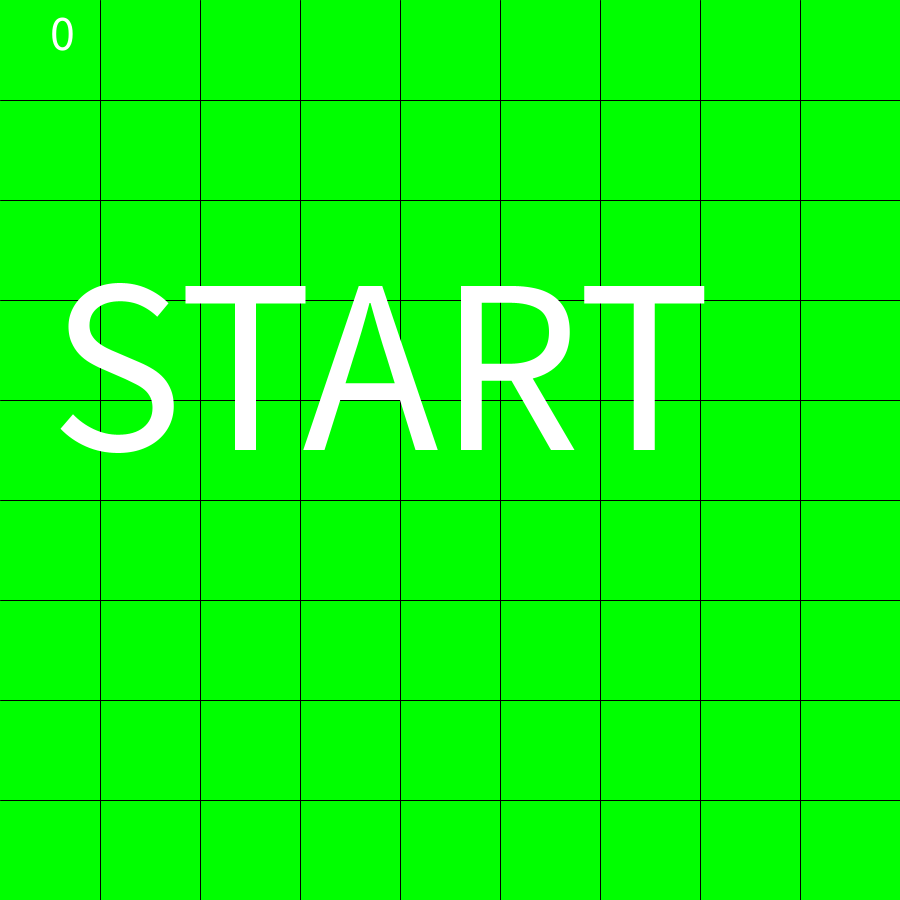
Frame 1 (no input)
Frame 60 (the mouse pressed at the canvas centre just before this capture): identical to frame 1, image omitted
Frame 120 (the mouse held since frame 60 and released just before this capture): identical to frame 1, image omitted

The Processing sketch that drew this single still picture (run headless with seeded random() and noise(); from frame 60 on, the mouse is pressed at the canvas centre):

// Processing sketch: highlow
// ── highlow.pde
int open1;
int open2;
int mode = 0;
final int HIGH = 9;
final int NOGAME = 5;
final int LOW = 1;
int highlow = LOW;
int ans;
int coin = 10;
int bet = 0;


void setup(){
  size(900,900);
}



void draw(){
  background(0,255,0);
  
  line(0,100,900,100);
  line(0,200,900,200);
  line(0,300,900,300);
  line(0,400,900,400);
  line(0,500,900,500);
  line(0,600,900,600);
  line(0,700,900,700);
  line(0,800,900,800);
  line(100,0,100,900);
  line(200,0,200,900);
  line(300,0,300,900);
  line(400,0,400,900);
  line(500,0,500,900);
  line(600,0,600,900);
  line(700,0,700,900);
  line(800,0,800,900);
  
  switch(mode){
    case 0://OP
    textSize(50);
    text(mode,50,50);
    textSize(250);
      text("START",50,450);

    break;
    
    case 1://Deck111111111111111111111111111111111111111111111111111111111111111111111111111111111111111
    text(mode,50,50);
      textSize(50);
      text("coin",700,50);
      text(coin,700,100);
      fill(255,0,0);
      rect(650,200,200,300); //deck
      
      cardline();
      
      noFill();
      fill(100,0,0);
      ellipse(150,550,100,100);
      fill(0,0,100);
      textSize(50);
      text("Bet",110,570);
      fill(0);
      text("×" + bet,100,650);
    break;
    
    case 2://First and choise2222222222222222222222222222222222222222222222222222222222222222222222222222222222222
    text(mode,50,50);
      textSize(50);
      text("coin",700,50);
      text(coin,700,100);
      fill(100,0,0);
      rect(650,200,200,300);//deck
      cardline();
      
      fill(100,100,0);
      rect(300,100,300,500);
      fill(0);
      textSize(200);
      if(open1 == 10){
        text(open1,320,420);
      }else if(open1 == 11){
        text("J",450,420);
      }else if(open1 == 12){
        text("Q",380,420);
      }else if(open1 == 13){
        text("K",380,420);
      }else{
        text(open1,380,420);
      }

      fill(255,0,0);
      rect(200,700,200,100);
      rect(500,700,200,100);
      fill(0);
      textSize(100);
      text("high",192,780);
      text("low",520,780);
     
      betting();
      
      fill(255,0,0);
      ellipse(150,550,100,100);
      fill(0,0,255);
      textSize(50);
      text("Bet",110,570);
      fill(0);
      text("×" + bet,100,650);
      triangle(100,500,0,550,100,600);
      triangle(200,500,300,550,200,600);
      
    break;
    
    case 3://after choise33333333333333333333333333333333333333333333333333333333333333333333333333333
    text(mode,50,50);
      textSize(50);
      text("coin",700,50);
      text(coin,700,100);
      fill(255,0,0);
      rect(650,200,200,300); //deck
      cardline();
      fill(100,100,0);
      rect(50,50,200,300);
      fill(0);    
      textSize(150);
      if(open1 == 10){
        text(open1,50,250);
      }else if(open1 == 11){
        text("J",100,250);
      }else if(open1 == 12){
        text("Q",100,250);
      }else if(open1 == 13){
        text("K",100,250);
      }else{
        text(open1,100,250);
      }
      noFill();
      if(highlow == HIGH){
        text("high",300,800);
      }else if(highlow == LOW){
        text("low",320,800);
      }
      
      betting();
      
      fill(255,0,0);
      ellipse(150,550,100,100);
      fill(0,0,255);
      textSize(50);
      text("Bet",110,570);
      fill(0);
      text("×" + bet,100,650);
      triangle(100,500,0,550,100,600);
      triangle(200,500,300,550,200,600);
      
    break;
    
    case 4://Second and anser44444444444444444444444444444444444444444444444444444444444444444444444444
    text(mode,50,50);
      textSize(50);
      text("coin",700,50);
      text(coin,700,100);
      fill(100,0,0);
      rect(650,200,200,300); //deck
      cardline();
      fill(100,100,0);
      rect(50,50,200,300);
      fill(0);
      textSize(150);
      if(open1 == 10){
        text(open1,70,250);
      }else if(open1 == 11){
        text("J",100,250);
      }else if(open1 == 12){
        text("Q",100,250);
      }else if(open1 == 13){
        text("K",100,250);
      }else{
        text(open1,100,250);
      }
      noFill();
      if(highlow == HIGH){
        text("high",300,800);
      }else if(highlow == LOW){
        text("low",320,800);
      }
      fill(100,100,0);
      rect(300,100,300,500);
      fill(0);
      textSize(200);
      if(open2 == 10){
        text(open2,320,420);
      }else if(open2 == 11){
        text("J",450,420);
      }else if(open2 == 12){
        text("Q",380,420);
      }else if(open2 == 13){
        text("K",380,420);
      }else{
        text(open2,380,420);
      }
      noFill();
      
      if(open2 > open1){
        ans = HIGH;
      }else if(open2 < open1){
        ans = LOW;
      }else{
        ans = NOGAME;
      }
      
      if(highlow == ans){
        noFill();
        stroke(255,0,0);
        strokeWeight(5);
        ellipse(450,750,300,100);
        stroke(0);
        strokeWeight(1);
      }else if(ans == NOGAME){
        stroke(255,0,0);
        strokeWeight(5);
        fill(255,0,0);
        textSize(50);
        text("NOGAME",450,450);
        noFill();
        stroke(0);
        strokeWeight(1);
      }else{
        stroke(255,0,0);
        strokeWeight(5);
        line(300,700,600,800);
        line(300,800,600,700);
        stroke(0);
        strokeWeight(1);
      }
      fill(255,0,0);
      ellipse(150,550,100,100);
      fill(0,0,255);
      textSize(50);
      text("Bet",110,570);
      fill(0);
      text("×" + bet,100,650);
      
    break;
    
    case 5://ED55555555555555555555555555555555555555555555555555555555555555555555555555555
    textSize(50);
    fill(0);
    text(mode,50,50);
      textSize(150);
      text("GAME OVER",20,450);
      textSize(100);
      fill(255,50,100);
      text("THANK YOU",150,600);
      text("FOR PLAYING",120,700);
    break;
  }
}



void mouseReleased(){
  switch(mode){
    case 0:
    mode = 1;
    break;
    
    case 1:
    if(mouseX >= 650 && mouseX <= 850 && mouseY >= 200 && mouseY <= 500){
    mode = 2;
    open1 = int(random(1,14));
    open2 = int(random(1,14));
    bet = 1;
    coin -= 1;
    }
    break;
    
    case 2:
    if(mouseX >= 100 && mouseX <= 200 && mouseY >= 500 && mouseY <= 600){
      if(coin > 0){
        bet += 1;
        coin -= 1;
      }
    }
    if(mouseY >= 700 && mouseY <= 800){
      if(mouseX >= 200 && mouseX <= 400){
        highlow = HIGH;
        mode = 3;
      }
      if(mouseX >= 500 && mouseX <= 700){
        highlow = LOW;
        mode = 3;
      }
    }
    
    break;
    
    case 3:
    if(mouseX >= 100 && mouseX <= 200 && mouseY >= 500 && mouseY <= 600){
      if(coin > 0){
        bet += 1;
        coin -= 1;
      }
    }
    if(mouseX >= 650 && mouseX <= 850 && mouseY >= 200 && mouseY <= 500){
    mode = 4;
    
    }
    break;
    
    case 4:
    if(highlow == ans){
      coin += 2 * bet;
      bet = 0;
    }else if(ans == NOGAME){
      coin += bet;
      bet = 0;
    }else{
      bet = 0;
    }
    mode = 1;
    if(coin <= 0){
      mode = 5;
    }
    break;
    
    case 5:
    exit();
    
    break;
  }
  
}


void betting(){
  if(mousePressed){
        if(mouseY >= 500 && mouseY <= 600 ){
          if(mouseX >= 0 && mouseX <= 100){
            if(bet > 1){
            bet -= 1;
            coin += 1;
            }
          }else if(mouseX >= 200 && mouseX <= 300){
            if(coin > 0){
            bet += 1;
            coin -= 1;
            }
          }
        }
      }
}

void cardline(){
  line(800,200,850,250);
  line(750,200,850,300);
  line(700,200,850,350);
  line(650,200,850,400);
  line(650,250,850,450);
  line(650,300,850,500);
  line(650,350,800,500);
  line(650,400,750,500);
  line(650,450,700,500);
   
  line(650,250,700,200);
  line(650,300,750,200);
  line(650,350,800,200);
  line(650,400,850,200);
  line(650,450,850,250);
  line(650,500,850,300);
  line(700,500,850,350);
  line(750,500,850,400);
  line(800,500,850,450);
}
